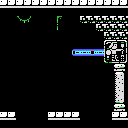

Tiled map render using the project's own tile images. Description and the whole map definition, tile-layer contents included, below:
An orthogonal 16x16 tile map with 8x8 px tiles, 1 tile layer (Tile Layer 1) and 1 object (pcg_any_inner_ruins).

<map version="1.0" tiledversion="1.0.2" orientation="orthogonal" renderorder="right-down" width="16" height="16" tilewidth="8" tileheight="8" nextobjectid="2">
 <tileset firstgid="1" name="tiles-inner-ruins" tilewidth="8" tileheight="8" tilecount="256" columns="16">
  <image source="tiles-inner-ruins.png" width="128" height="128" />
 </tileset>
 <layer name="Tile Layer 1" width="16" height="16">
  <data encoding="csv">
150,150,150,150,150,150,150,150,150,150,150,150,150,150,150,150,
1,1,1,1,1,1,1,1,1,1,1,1,1,1,1,1,
1,1,10,11,1,1,1,21,1,1,161,161,161,161,161,161,
1,1,1,1,1,1,1,22,1,1,1,1,161,161,161,161,
1,1,1,1,1,1,1,1,1,1,1,1,1,161,161,161,
1,1,1,1,1,1,1,1,1,1,1,1,1,198,199,200,
1,1,1,1,1,1,1,1,1,137,138,139,138,214,215,216,
1,1,1,1,1,1,1,1,1,1,1,1,1,230,231,232,
1,1,1,1,1,1,1,1,1,1,1,1,1,1,251,252,
1,1,1,1,1,1,1,1,1,1,1,1,1,1,255,256,
1,1,1,1,1,1,1,1,1,1,1,1,1,1,249,250,
1,1,1,1,1,1,1,1,1,1,1,1,1,1,249,250,
1,1,1,1,1,1,1,1,1,1,1,1,1,1,253,254,
1,1,1,1,1,1,1,1,1,1,1,1,1,1,251,252,
150,150,1,1,1,1,150,150,150,150,1,1,1,1,150,150,
1,1,1,1,1,1,1,1,1,1,1,1,1,1,1,1
</data>
 </layer>
 <objectgroup name="Object Layer 1">
  <object id="1" name="pcg_any_inner_ruins" x="88" y="32" width="16" height="16" />
 </objectgroup>
</map>
